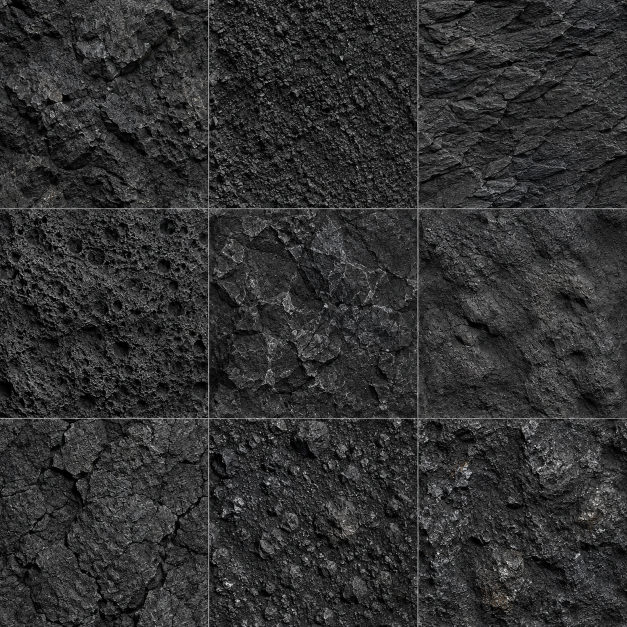
#> input picture assets/asteroidTextures.png, 1254 x 1254 px (shown at 1/2 size); its folder holds 5 pictures in this run
$ python make_normal_maps.py
#> lines starting #> are read from the running program, lines starting #| are printed output that depends on the picture
"""Bake tangent-space normal maps from the planet and asteroid textures.

Playtest 2026-10-03 finding 4 (Abe): the rocks and rocky planets read flat.
No new art: each texture's brightness is treated as height (lightly
blurred), and a Sobel gradient of it becomes a normal map (OpenGL / Godot
convention, +Y up). Writes <name>_normal.png next to each source.

- Atlases (3x3 grids of asteroid skins) are processed one cell at a time,
  wrapping inside the cell, so bumps never bleed across cell borders.
- The rocky planet wraps horizontally (the seam at the back has no line) and
  clamps at the poles.

Re-run after changing a source texture:
    python tools/make_normal_maps.py
Then import (Godot imports *_normal.png as normal maps via their .import).
"""

from pathlib import Path

import numpy as np
from PIL import Image, ImageFilter

ROOT = Path(__file__).resolve().parent.parent
ATLASES = [
    ROOT / "assets" / "asteroidTextures.png",
    *sorted(p for p in (ROOT / "assets" / "asteroid_ores").glob("*.png") if not p.stem.endswith("_normal")),
]
PLANETS = [ROOT / "assets" / "planet_rocky.png"]
ATLAS_CELLS = 3
# How steep the bumps are. Rocks are seen up close; planets from far away.
ATLAS_STRENGTH = 3.0
PLANET_STRENGTH = 2.0
BLUR = 1.2


def _height(img: Image.Image) -> np.ndarray:
    grey = img.convert("L").filter(ImageFilter.GaussianBlur(BLUR))
    return np.asarray(grey, dtype=np.float32) / 255.0


def _normals(h: np.ndarray, strength: float, wrap_y: bool) -> np.ndarray:
    """Sobel on a height field; x always wraps, y wraps or clamps."""
    def shift(a, dy, dx):
        a = np.roll(a, dx, axis=1)
        if wrap_y:
            return np.roll(a, dy, axis=0)
        if dy == 0:
            return a
        pad = np.pad(a, ((1, 1), (0, 0)), mode="edge")
        return pad[1 - dy: 1 - dy + a.shape[0], :]

    tl, t, tr = shift(h, 1, 1), shift(h, 1, 0), shift(h, 1, -1)
    l, r = shift(h, 0, 1), shift(h, 0, -1)
    bl, b, br = shift(h, -1, 1), shift(h, -1, 0), shift(h, -1, -1)
    dx = (tr + 2 * r + br) - (tl + 2 * l + bl)
    dy = (bl + 2 * b + br) - (tl + 2 * t + tr)
    # Height rising to the right tilts the normal left; rising downward (+v)
    # tilts it toward +Y in OpenGL convention.
    n = np.stack([-dx * strength, dy * strength, np.ones_like(h)], axis=-1)
    n /= np.linalg.norm(n, axis=-1, keepdims=True)
    return ((n * 0.5 + 0.5) * 255.0).clip(0, 255).astype(np.uint8)


def bake_atlas(path: Path) -> Path:
    img = Image.open(path).convert("RGB")
#> img is the input picture: PIL image 1254x1254 RGB; mean R, G, B 48.9, 49, 49.2
    w, h = img.size
#> w = 1254; h = 1254
    out = np.zeros((h, w, 3), dtype=np.uint8)
    for cy in range(ATLAS_CELLS):
        for cx in range(ATLAS_CELLS):
            x0, x1 = cx * w // ATLAS_CELLS, (cx + 1) * w // ATLAS_CELLS
            y0, y1 = cy * h // ATLAS_CELLS, (cy + 1) * h // ATLAS_CELLS
            cell = _height(img.crop((x0, y0, x1, y1)))
            out[y0:y1, x0:x1] = _normals(cell, ATLAS_STRENGTH, wrap_y=True)
#> this loop made 3 passes
#> pass 1, in _height, `grey = img.convert("L").filter(ImageFilter.GaussianBlur(BLUR))`:
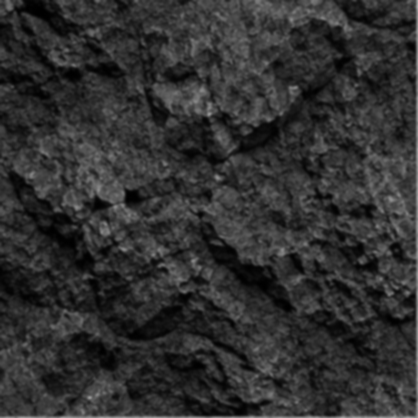
#> grey: PIL image 418x418 L; min 0, max 162, mean 48.2
#> after the loop:
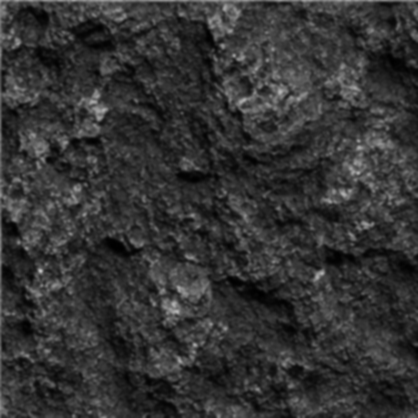
#> cell: shape (418, 418) float32; min 0, max 0.753, mean 0.203
#> after the loop:
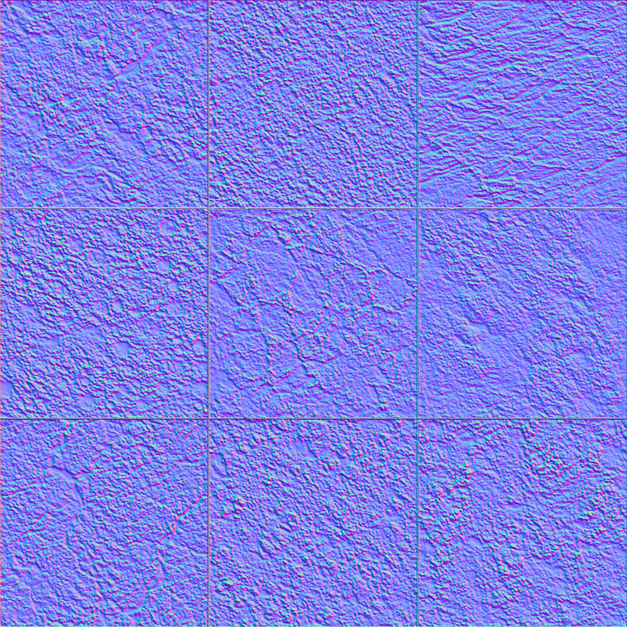
#> out: shape (1254, 1254, 3) (shown at 1/2 size); mean R, G, B 127.4, 127.9, 233.2
    dest = path.with_name(path.stem + "_normal.png")
    Image.fromarray(out).save(dest)
    return dest


def bake_planet(path: Path) -> Path:
#> (the run stopped early here; a loop or call above may not have finished)
